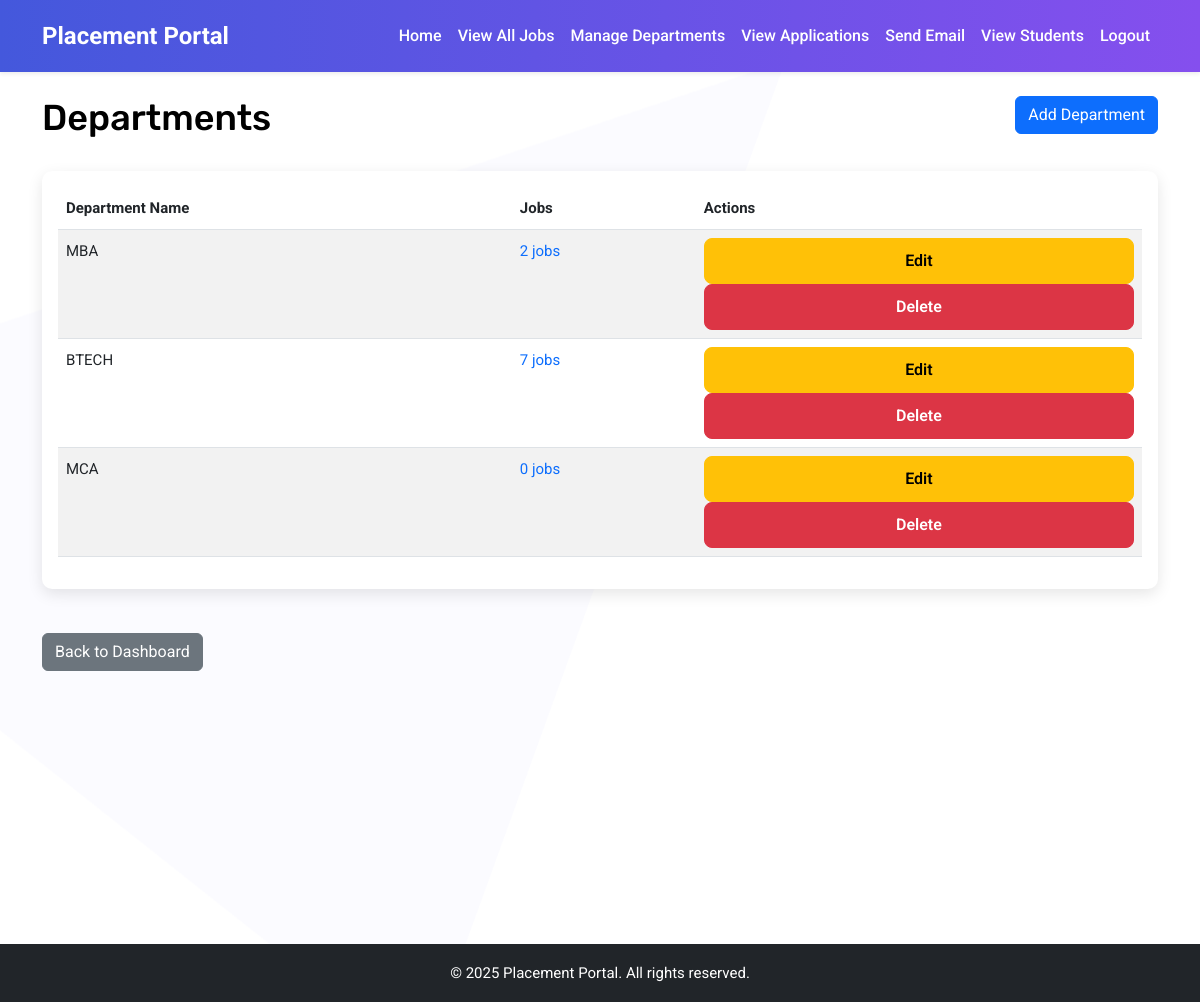
Screenshot of /departments/ (signed in) with the database file from the repository.
### jobs/models.py (models this page shows, shortened)
class Department(models.Model):
    name = models.CharField(max_length=100)

### jobs/views.py (the view)
    def wrapper(request, *args, **kwargs):
        if not request.user.is_placement_officer():
            messages.error(request, "You don't have permission to access this page.")
            return redirect('dashboard')
        return view_func(request, *args, **kwargs)

### jobs/views.py (called while the page is built)
def plo_required(view_func):
    def wrapper(request, *args, **kwargs):
        if not request.user.is_placement_officer():
            messages.error(request, "You don't have permission to access this page.")
            return redirect('dashboard')
        return view_func(request, *args, **kwargs)
    return wrapper

@login_required
@plo_required
def department_list(request):
    departments = Department.objects.all()
    return render(request, 'jobs/department_list.html', {'departments': departments})

### users/models.py (called while the page is built)
    def is_student(self):
        return self.user_type == 'student'

    def is_placement_officer(self):
        return self.user_type == 'placement_officer'

### jobs/templates/jobs/department_list.html (shortened to what this page needs)
{% extends 'main/base.html' %}
{% block content %}
<div class="row mb-4">
    <div class="col-md-8">
        <h1>Departments</h1>
    </div>
    <div class="col-md-4 text-end">
        <a href="{% url 'department_create' %}" class="btn btn-primary">Add Department</a>
    </div>
</div>
<div class="row">
    <div class="col-md-12">
        <div class="card">
            <div class="card-body">
                <div class="table-responsive">
                    <table class="table table-striped">
                        <thead>
                            <tr>
                                <th>Department Name</th>
                                <th>Jobs</th>
                                <th>Actions</th>
                            </tr>
                        </thead>
                        <tbody>
                            {% for department in departments %}
                            <tr>
                                <td>{{ department.name }}</td>
                                <td>
                                    <a href="{% url 'department_jobs' department.id %}">
                                        {{ department.jobs.count }} jobs
                                    </a>
                                </td>
                                <td>
                                    <a href="{% url 'department_edit' department.id %}" class="btn btn-sm btn-warning">Edit</a>
                                    <a href="{% url 'department_delete' department.id %}" class="btn btn-sm btn-danger">Delete</a>
                                </td>
                            </tr>
                            {% empty %}
                            <tr>
                                <td colspan="3" class="text-center">No departments found.</td>
                            </tr>
                            {% endfor %}
                        </tbody>
                    </table>
                </div>
            </div>
        </div>
    </div>
</div>
<div class="row mt-4">
    <div class="col-md-12">
        <a href="{% url 'dashboard' %}" class="btn btn-secondary">Back to Dashboard</a>
    </div>
</div>
{% endblock %}

### rows the page displays
Department: name "MBA", jobs.count "2"
Department: name "BTECH", jobs.count "7"
Department: name "MCA", jobs.count "0"
